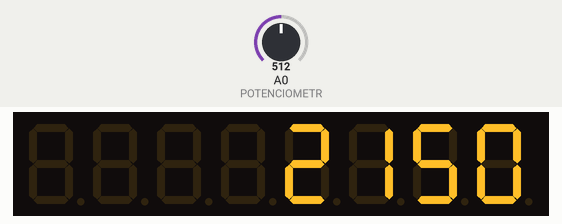
This sketch was run on a simulated Arduino Uno, built with avr-gcc and run on an emulated ATmega328P. On the bench: 8-digit seven-segment display. The inputs (shaded band) are chosen by the test bench; at power-on: A0 (POTENCIOMETR) = 512.

Above: at 1.2 s.
1.3 s: A0 (POTENCIOMETR) set to 716
At 2.3 s:
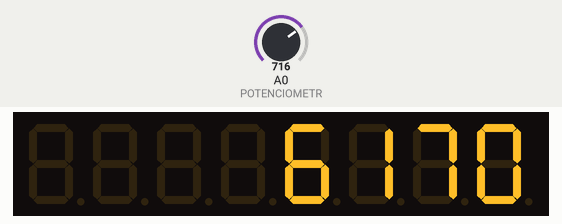
2.8 s: A0 (POTENCIOMETR) set to 900
At 3.5 s:
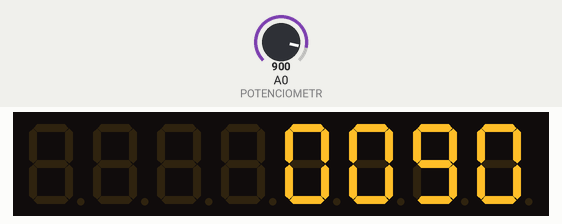
4.3 s: A0 (POTENCIOMETR) set to 1023
At 4.7 s:
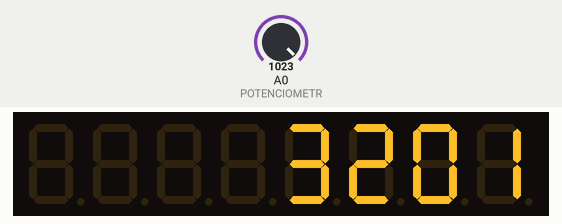
Timing chart, 0 to 7.3 s (numbered marks = the images above; inputs shaded):
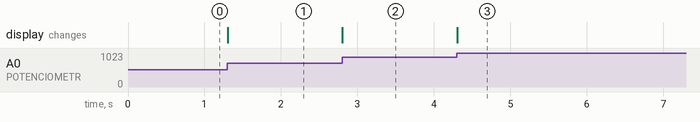

The sketch:

02_Potenciometr_Displej.ino
```cpp
// Použité knihovny: LedControl
#include "LedControl.h"

// Deklarace displeje
// LedControl(Din, CLK, Load, # čipů)
LedControl lc = LedControl(10, 12, 11, 1);

// Definice konstanty pinu potenciometru
#define POTENCIOMETR A0


void setup()
{
  // Probuzení displeje
  // shutdown(adresa, T/F)
  lc.shutdown(0, false);

  // Nastavení podsvícení
  // setIntensity(adresa, <0-15>)
  lc.setIntensity(0, 8);

  // Smazání displeje
  // clearDisplay(adresa)
  lc.clearDisplay(0);

  // Počátek sériového čtení
  Serial.begin(9600);
}

void zobrazCislo(int in_cislo)
{
  int cislo;

  // Zobrazí číslice na správném místě (zobrazuje od začátku)
  for (int i = 3; i >= 0; i--)
  {
    cislo = in_cislo % 10;
    in_cislo /= 10;
    // Zobrazí číslici na pozici
    // setDigit(adresa, pozice, číslo, desetinná tečka T/F)
    lc.setDigit(0, i, cislo, false);
  }
}

void loop()
{
  int hodnota = analogRead(POTENCIOMETR);
  zobrazCislo(hodnota);
  delay(10);
}
```

Measured:
- after the input at 1.3 s, the display: changes at once (image 1)
- after the input at 2.8 s, the display: changes at once (image 2)
- after the input at 4.3 s, the display: changes at once (image 3)
